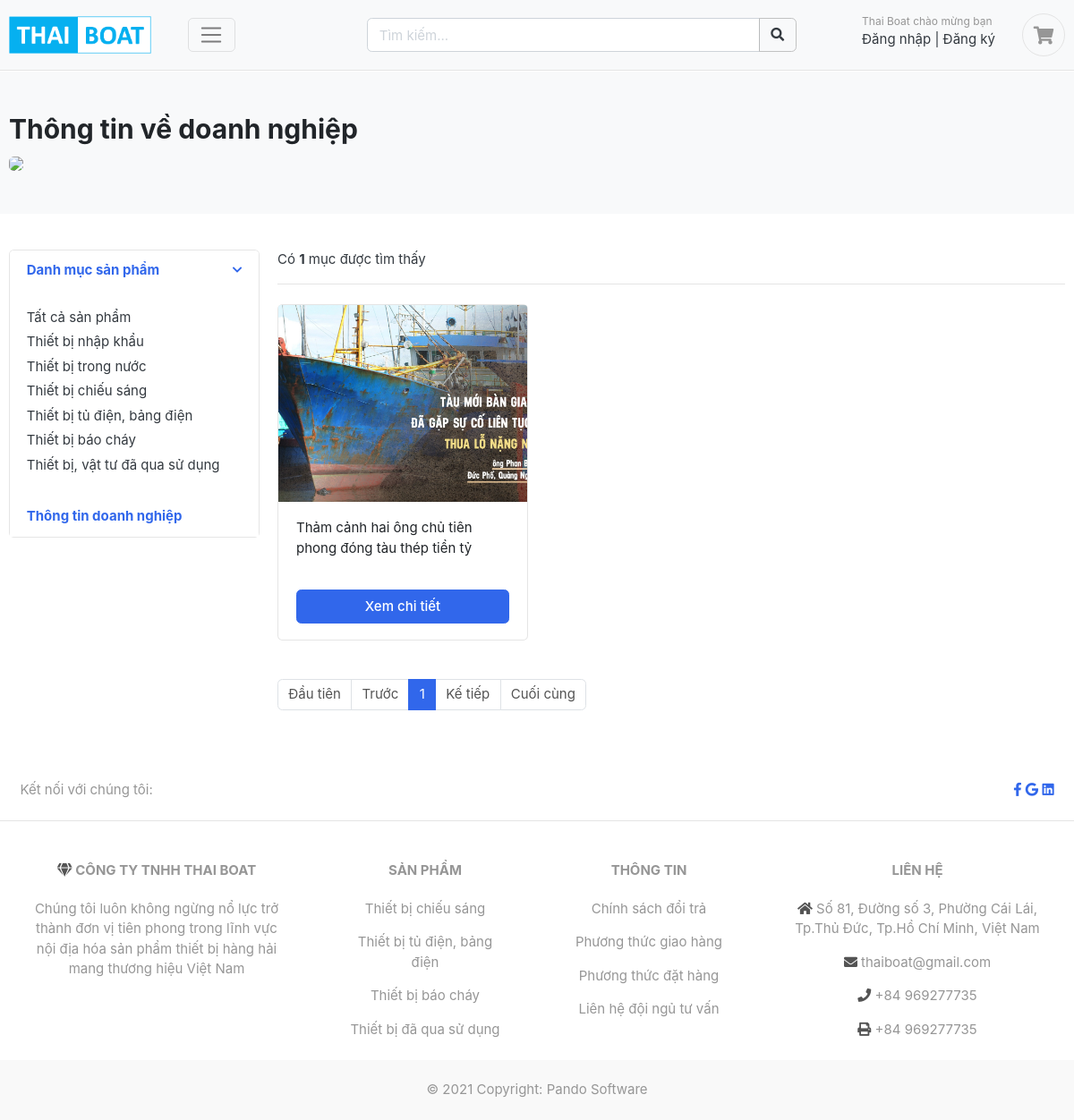
The app's page /postnews/ with its own data.
### category/models.py (models this page shows, shortened)
class Category(models.Model):
    category_name = models.CharField(max_length=50, unique=True)
    slug = models.SlugField(max_length=100, unique=True)
    description = models.TextField(max_length=255, blank=True)
    images = models.ImageField(upload_to='photos/categories/', blank=True)
    class Meta:
        verbose_name = 'category'
        verbose_name_plural = 'categories'
    def get_url(self):
        return reverse('products_by_category', args=[self.slug])

### postnew/models.py (models this page shows, shortened)
class Postnew(models.Model):
    postname = models.CharField(max_length=255, unique=True)
    slug = models.SlugField(max_length=200, unique=True)
    description = CKEditor5Field('Text', config_name='extends', blank=True)
    images = models.ImageField(upload_to='photos/products')
    is_available = models.BooleanField(default=True)
    created_date = models.DateTimeField(auto_now_add=True)
    modified_date = models.DateTimeField(auto_now=True)
    def get_url(self):
        return reverse('postnew_detail', args=[self.slug])

### postnew/views.py (the view)
# urls.py: path('postnews/', include('postnew.urls')),
def postnew(request):
    post = Postnew.objects.all().filter(is_available=True)
    page = request.GET.get('page')
    page = page or 1
    paginator = Paginator(post, 3)
    paged_postnew = paginator.get_page(page)
    postnew_count = post.count()
    links = Category.objects.all()
    context = {
        'postnews': paged_postnew,
        'postnew_count': postnew_count,
        'links': links,
    }
    return render(request, 'postnew/postnews.html', context)

### templates/postnew/postnews.html (shortened to what this page needs)
{% extends 'base.html' %}
{% load static %}
{% block content %}
<section class="section-pagetop bg section-top">
	<div class="container">
		<h2 class="title-page">Thông tin về doanh nghiệp</h2>
		<img src="{% static 'images/banners/banner2.png' %}" class="img-fluid rounded">
	</div>
</section>
<section class="section-content padding-y">
	<div class="container">
		<div class="row">
			<aside class="col-md-3">
				<div class="card">
					<article class="filter-group">
						<header class="card-header">
							<a href="#" data-toggle="collapse" data-target="#collapse_1" aria-expanded="true" class="">
								<i class="icon-control fa fa-chevron-down"></i>
								<h6 class="title">Danh mục sản phẩm</h6>
							</a>
						</header>
						<div class="filter-content collapse show" id="collapse_1">
							<div class="card-body">
								<ul class="list-menu">
									<li><a href="{% url 'store' %}">Tất cả sản phẩm</a></li>
									{% for category in links %}
									<li>
										<a href="{{ category.get_url }}">{{ category.category_name }}</a>
									</li>
									{% endfor %}
								</ul>
							</div>
						</div>
						<header class="card-header">
							<a href="{% url 'postnew' %}" class="">
								<h6 class="title">Thông tin doanh nghiệp</h6>
							</a>
						</header>
					</article>
				</div>
			</aside>
			<main class="col-md-9">
				<header class="border-bottom mb-4 pb-3">
					<div class="form-inline">
						<span class="mr-md-auto">Có <b>{{ postnew_count }}</b> mục được tìm thấy
						</span>
					</div>
				</header>
				<div class="row">
					{% for postnew in postnews %}
					<div class="col-md-4">
						<figure class="card card-product-grid">
							<div class="img-wrap">
								<img src="{{ postnew.images.url }}" />
							</div>
							<figcaption class="info-wrap">
								<div class="fix-height">
									<a href="{{ postnew.get_url }}" class="title">{{ postnew.postname }}</a>
								</div>
								<a href="{{ postnew.get_url }}" class="btn btn-block btn-primary">Xem chi tiết</a>
							</figcaption>
						</figure>
					</div>
					{% endfor %}
				</div>
				{% if postnews %}
				<nav class="mt-4" aria-label="Page navigation sample">
					<ul class="pagination">
						{% if postnews.has_previous %}
						<li class="page-item">
							<a class="page-link" href="{% url 'postnew' %}?page=1">Đầu tiên</a>
						</li>
						<li class="page-item">
							<a class="page-link"
								href="{% url 'store' %}?page={{postnews.previous_page_number}}">Trước</a>
						</li>
						{% else %}
						<li class="page-item disabled">
							<a class="page-link" href="#">Đầu tiên</a>
						</li>
						<li class="page-item disabled">
							<a class="page-link" href="#">Trước</a>
						</li>
						{% endif %}
						{% for page in postnews.paginator.page_range %}
						{% if postnews.number|add:'-1' <= page and page <= postnews.number|add:'1' %}
						{% if page == postnews.number %}
						<li class="page-item active">
							<a class="page-link" href="{% url 'postnew' %}?page={{ page }}">{{ page }}</a>
						</li>
						{% else %}
						<li class="page-item">
							<a class="page-link" href="{% url 'postnew' %}?page={{ page }}">{{ page }}</a>
						</li>
						{% endif %}
						{% endif %}
						{% endfor %}
						{% if postnews.has_next %}
						<li class="page-item">
							<a class="page-link" href="{% url 'postnew' %}?page={{postnews.next_page_number}}">Kế tiếp</a>
						</li>
						<li class="page-item">
							<a class="page-link"
								href="{% url 'postnew' %}?page={{ postnews.paginator.num_pages }}">Cuối cùng</a>
						</li>
						{% else %}
						<li class="page-item disabled">
							<a class="page-link" href="#">Kế tiếp</a>
						</li>
						<li class="page-item disabled">
							<a class="page-link" href="#">Cuối cùng</a>
						</li>
						{% endif %}
					</ul>
				</nav>
				{% endif %}
			</main>
		</div>
	</div>
</section>
{% endblock %}

### static/css/ui.css (style rules this page uses)
html { font-family: "Inter", sans-serif; font-size: 15px; }
.img-wrap { text-align: center; display: block; }
.img-wrap img { max-width: 100%; }
.padding-y { padding-top: 40px; padding-bottom: 40px; }
figure { margin-bottom: 0; }
article:after, .form-group:after { display: block; clear: both; content: ""; }
.bg { background-color: #f8f9fa; }
.title-page { color: #212529; }
[class*=list-] li:after { visibility: hidden; display: block; content: ""; overflow: hidden; height: 0; clear: both; }
.list-menu { list-style: none; margin: 0; padding-left: 0; }
.list-menu li { margin-bottom: 5px; }
.list-menu a { color: #343a40; }
[class*=card-product] a.title { color: #212529; display: block; }
[class*=card-product] .img-wrap { overflow: hidden; position: relative; }
[class*=card-product] .img-wrap img { height: 100%; max-width: 100%; width: auto; display: inline-block; -o-object-fit: cover; object-fit: cover; }
.card-product-grid { margin-bottom: 20px; }
.card-product-grid .img-wrap { border-radius: 0.2rem 0.2rem 0 0; height: 220px; }
.card-product-grid .info-wrap { overflow: hidden; padding: 18px 20px; }
.card-product-grid .fix-height { height: 80px; overflow: hidden; }
.card .img-wrap { overflow: hidden; }
.icon-control { margin-top: 5px; float: right; font-size: 80%; }
.card-header .title { margin-bottom: 0; line-height: 1.5; }
.filter-group { border-bottom: 1px solid #e4e4e4; }
.filter-group .card-header { border-bottom: 0; }
.filter-group:last-child { border-bottom: 0; }
.section-pagetop { padding: 45px 0; }

### static/css/navbar.css (style rules this page uses)
.section-top { margin-top: 80px; }

### static/css/content-styles.css (style rules this page uses)
:root { --ck-color-image-caption-background: hsl(0, 0%, 97%); --ck-color-image-caption-text: hsl(0, 0%, 20%); --ck-color-mention-background: hsla(341, 100%, 30%, 0.1); --ck-color-mention-text: hsl(341, 100%, 30%); --ck-color-table-caption-background: hsl(0, 0%, 97%); --ck-color-table-caption-text: hsl(0, 0%, 20%); --ck-highlight-marker-blue: hsl(201, 97%, 72%); --ck-highlight-marker-green: hsl(120, 93%, 68%); --ck-highlight-marker-pink: hsl(345, 96%, 73%); --ck-highlight-marker-yellow: hsl(60, 97%, 73%); --ck-highlight-pen-green: hsl(112, 100%, 27%); --ck-highlight-pen-red: hsl(0, 85%, 49%); --ck-image-style-spacing: 1.5em; --ck-inline-image-style-spacing: calc(var(--ck-image-style-spacing) / 2); --ck-todo-list-checkmark-size: 16px; }

### records on screen
Category: category_name "Thiết bị nhập khẩu"
Category: category_name "Thiết bị trong nước"
Category: category_name "Thiết bị chiếu sáng"
Category: category_name "Thiết bị tủ điện, bảng điện"
Category: category_name "Thiết bị báo cháy"
Category: category_name "Thiết bị, vật tư đã qua sử dụng"
Postnew: images (picture), postname "Thảm cảnh hai ông chủ tiên phong đóng tàu thép tiền tỷ"

### other values on screen
{{ postnew_count }} "1"
{{ page }} "1"
